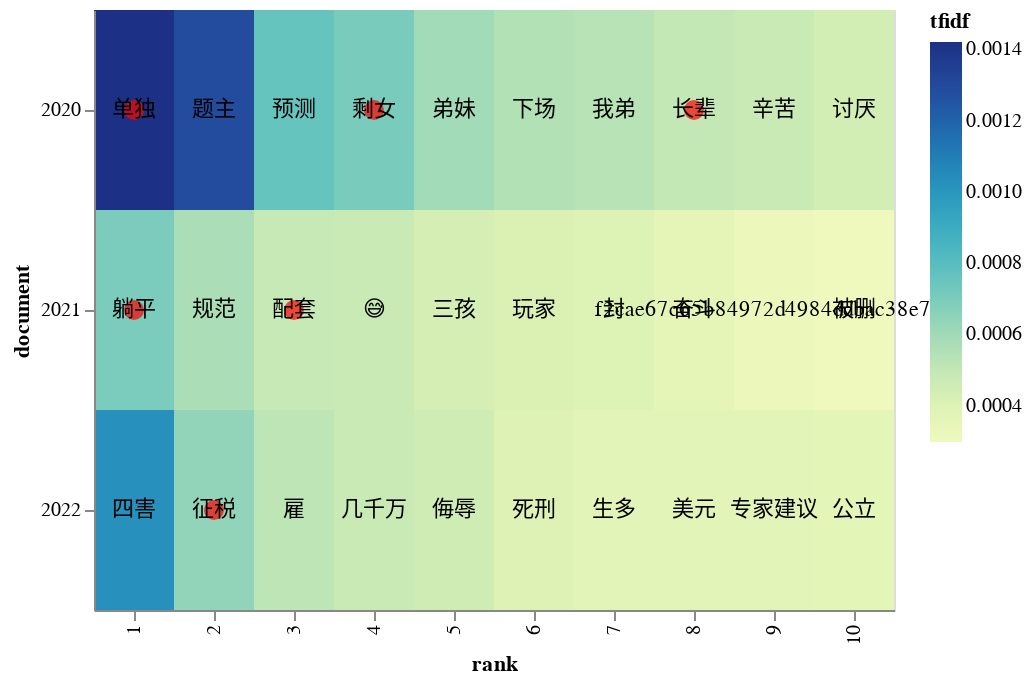

Notebook code cell kept with this figure:
### Code cell
# Step 7.10: Draw heat map of top_tfidf
import altair as alt
import numpy as np

term_list  = ['单独', '剩女', '躺平', '配套', '征税', '长辈'] # change manually based on result of previous cell

top_tfidf_plusRand = top_tfidf.copy()
top_tfidf_plusRand['tfidf'] = top_tfidf_plusRand['tfidf'] + np.random.rand(top_tfidf.shape[0])*0.0001


# base for all visualizations, with rank calculation
base = alt.Chart(top_tfidf_plusRand).encode(
    x = 'rank:O',
    y = 'document:N'
).transform_window(
    rank = "rank()",
    sort = [alt.SortField("tfidf", order="descending")],
    groupby = ["document"],
)


# heatmap specification
heatmap = base.mark_rect().encode(
    color = 'tfidf:Q'
)

# red circle over terms in above list
circle = base.mark_circle(size=100).encode( # include a circle with a size of 100
    color = alt.condition(
        alt.FieldOneOfPredicate(field='term', oneOf=term_list), 
        alt.value('red'),
        alt.value('#FFFFFF00')        
    )
)

# text labels, white for darker heatmap colors
text = base.mark_text(baseline='middle').encode(
    text = 'term:N',
    color = alt.condition(alt.datum.tfidf >= 0.23, alt.value('white'), alt.value('black'))
)

# display the three superimposed visualizations
(heatmap + circle + text).properties(width = 400, height = 300)

### Figure 1 — Vega-Lite specification as saved in the notebook (floating-point values rounded to 4 significant figures)
{"config": {"view": {"continuousWidth": 400, "continuousHeight": 300}}, "layer": [{"mark": "rect", "encoding": {"color": {"field": "tfidf", "type": "quantitative"}, "x": {"field": "rank", "type": "ordinal"}, "y": {"field": "document", "type": "nominal"}}, "transform": [{"window": [{"op": "rank", "field": "", "as": "rank"}], "groupby": ["document"], "sort": [{"field": "tfidf", "order": "descending"}]}]}, {"mark": {"type": "circle", "size": 100}, "encoding": {"color": {"condition": {"value": "red", "test": {"field": "term", "oneOf": ["单独", "剩女", "躺平", "配套", "征税", "长辈"]}}, "value": "#FFFFFF00"}, "x": {"field": "rank", "type": "ordinal"}, "y": {"field": "document", "type": "nominal"}}, "transform": [{"window": [{"op": "rank", "field": "", "as": "rank"}], "groupby": ["document"], "sort": [{"field": "tfidf", "order": "descending"}]}]}, {"mark": {"type": "text", "baseline": "middle"}, "encoding": {"color": {"condition": {"value": "white", "test": "(datum.tfidf >= 0.23)"}, "value": "black"}, "text": {"field": "term", "type": "nominal"}, "x": {"field": "rank", "type": "ordinal"}, "y": {"field": "document", "type": "nominal"}}, "transform": [{"window": [{"op": "rank", "field": "", "as": "rank"}], "groupby": ["document"], "sort": [{"field": "tfidf", "order": "descending"}]}]}], "data": {"name": "data-e1f8fac728145b02db6e8f88277513db"}, "height": 300, "width": 400, "$schema": "https://vega.github.io/schema/vega-lite/v4.17.0.json", "datasets": {"data-e1f8fac728145b02db6e8f88277513db": [{"document": "2020", "term": "单独", "tfidf": 0.001421}, {"document": "2020", "term": "题主", "tfidf": 0.001292}, {"document": "2020", "term": "预测", "tfidf": 0.0007568}, {"document": "2020", "term": "剩女", "tfidf": 0.0007061}, {"document": "2020", "term": "弟妹", "tfidf": 0.0005951}, {"document": "2020", "term": "我弟", "tfidf": 0.0005379}, {"document": "2020", "term": "长辈", "tfidf": 0.0004973}, {"document": "2020", "term": "辛苦", "tfidf": 0.000476}, {"document": "2020", "term": "下场", "tfidf": 0.0005518}, {"document": "2020", "term": "讨厌", "tfidf": 0.0004396}, {"document": "2021", "term": "躺平", "tfidf": 0.0007005}, {"document": "2021", "term": "规范", "tfidf": 0.0005704}, {"document": "2021", "term": "😅", "tfidf": 0.000473}, {"document": "2021", "term": "三孩", "tfidf": 0.000434}, {"document": "2021", "term": "配套", "tfidf": 0.0004838}, {"document": "2021", "term": "玩家", "tfidf": 0.0004116}, {"document": "2021", "term": "封", "tfidf": 0.0003972}, {"document": "2021", "term": "被删", "tfidf": 0.0002976}, {"document": "2021", "term": "奋斗", "tfidf": 0.0003565}, {"document": "2021", "term": "f2cae67c65b84972d4984ddbac38e79e", "tfidf": 0.0003227}, {"document": "2022", "term": "四害", "tfidf": 0.001026}, {"document": "2022", "term": "征税", "tfidf": 0.0006421}, {"document": "2022", "term": "雇", "tfidf": 0.0005219}, {"document": "2022", "term": "侮辱", "tfidf": 0.0004535}, {"document": "2022", "term": "几千万", "tfidf": 0.0004751}, {"document": "2022", "term": "公立", "tfidf": 0.0003601}, {"document": "2022", "term": "生多", "tfidf": 0.0003732}, {"document": "2022", "term": "死刑", "tfidf": 0.0003905}, {"document": "2022", "term": "专家建议", "tfidf": 0.0003635}, {"document": "2022", "term": "美元", "tfidf": 0.0003701}]}}
